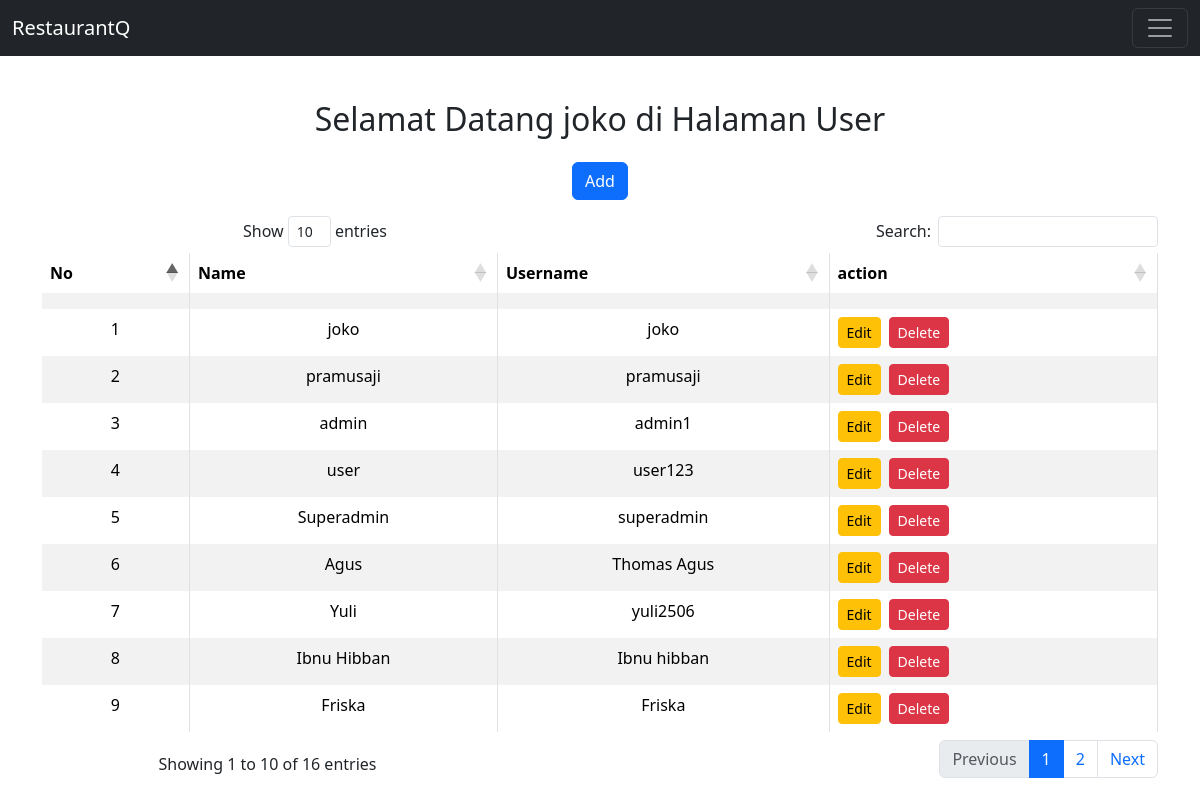
Screenshot of /user/index.php (signed in) with the database file from the repository.
### tables this page shows
CREATE TABLE `users` (
  `id` int(11) NOT NULL,
  `name` varchar(50) NOT NULL,
  `username` varchar(32) NOT NULL,
  `password` varchar(64) NOT NULL
);

### user/index.php (the view, shortened to what this page needs)
<?php
include("../layout/header.php");
$sql = "select * from users";
$query = mysqli_query($db, $sql);
?>
    <h2>Selamat Datang <?= $_SESSION['name']; ?> di Halaman User</h2>
    <a href="form.php" class="btn btn-primary my-3">Add</a>
    <table class="table table-striped table-bordered" id="my-datatables">
        <thead>
            <tr>
                <th>No</th>
                <th>Name</th>
                <th>Username</th>
                <th>action</th>
            </tr>
        </thead>
        <tbody>
        <?php
            $i = 1;
            while($user = mysqli_fetch_array($query)) {
                ?>
                    <tr>
                        <td><?= $i; ?></td>
                        <td><?= $user["name"]; ?></td>
                        <td><?= $user["username"]; ?></td>
                        <td>
                        <div class="d-flex">
                        <a href="form.php?id=<?= $user["id"]; ?>" class="btn btn-sm btn-warning me-2">Edit</a>
                        <form action="delete-process.php" method="post">
                            <button type="submit" name="delete"
                                onclick="return confirm('Anda yakin menghapus data ini?');"
                                class="btn btn-danger btn-sm">Delete</button>
                        </form>
                        </div>
                        </td>
                    </tr>
                    <?php
                    $i++;
            }?>
            <tr>
                <td></td>
                <td></td>
                <td></td>
                <td></td>
            </tr>
        </tbody>
    </table>
<?php include("../layout/footer.php")?>

### rows the page displays
users: name "joko", username "joko"
users: name "pramusaji", username "pramusaji"
users: name "admin", username "admin1"
users: name "user", username "user123"
users: name "Superadmin", username "superadmin"
users: name "Agus", username "Thomas Agus"
users: name "Yuli", username "yuli2506"
users: name "Ibnu Hibban", username "Ibnu hibban"
users: name "Friska", username "Friska"

### other values shown
$_SESSION['name'] "joko"
